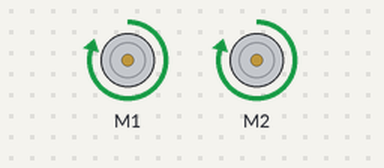
Bench run of a sketch on a simulated Arduino Uno, built with avr-gcc and run on an emulated ATmega328P. Shown: 2 × DC motor (green arrow = forward, orange = backward, longer = faster).

Above: at 0.1 s.
Timing chart, 0 to 1.6 s (numbered marks = the images above):
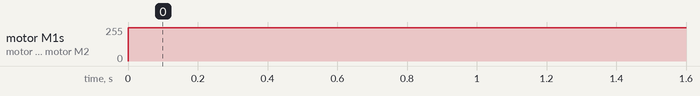

Measured:
- by itself, motor M1, motor M2: stopped → forward 250/255 at 0.00 s

The sketch:

motor_shield_simple_sample.ino
```cpp
#include <AFMotor.h>
AF_DCMotor motor2(2, MOTOR12_64KHZ);
AF_DCMotor motor1(1, MOTOR12_64KHZ);
void setup(){
  Serial.begin(9600);
  motor1.setSpeed(250);
  motor2.setSpeed(250);

}

void loop(){
  motor1.run(FORWARD);
  motor2.run(FORWARD);
  delay(1000);
}
```
